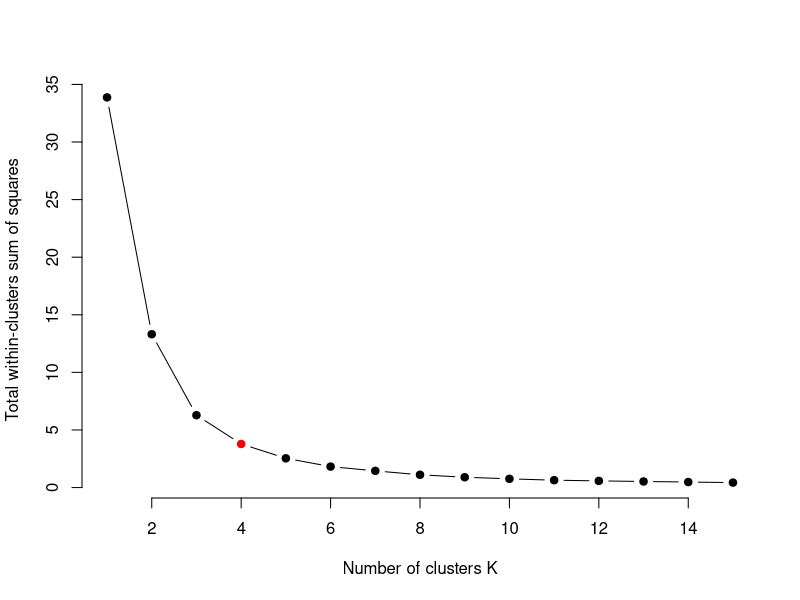
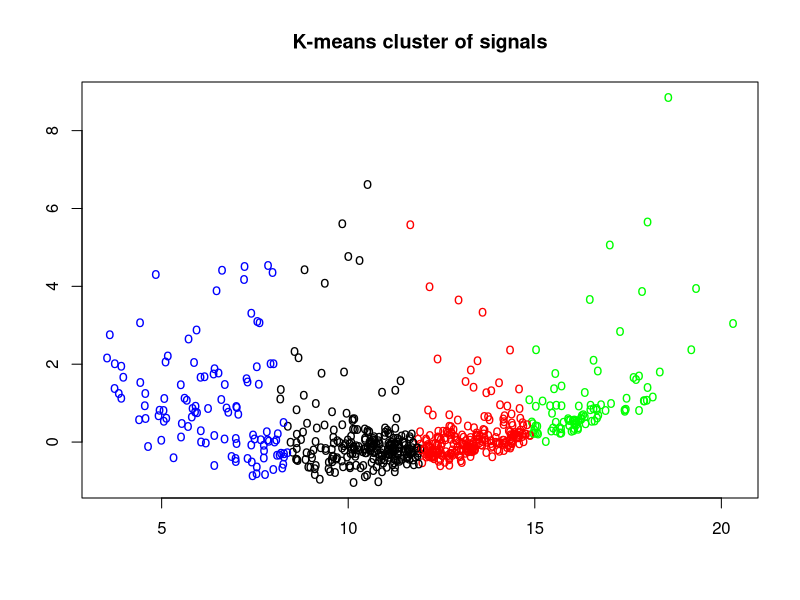

The R source for these figures, in order:
setwd("~/big_data/LAB")
#read features from csv
signals_features = read.csv(file = "features.csv", header = TRUE, sep ="," )

set.seed(123)
#apply kmeans clustering with a iteration of centers from 1 to 15
k_max = 15
wss = sapply(1:k_max, function(k){
  kmeans(signals_features, k, nstart=50,iter.max = 15 )$tot.withinss
})

wss
centers = 1:k_max
#plot how the model varies with changing centers from 1 to 15
plot(centers, wss,
     type="b", pch = 19, frame = FALSE, 
     xlab="Number of clusters K",
     ylab="Total within-clusters sum of squares",
     col=ifelse(centers==4,"red","black"))


fit = kmeans(signals_features, 4)
library(fpc)
plotcluster(signals_features, fit$cluster,pch="o",
            xlab="",
            ylab="")
title(main = "K-means cluster of signals")

fit$centers
